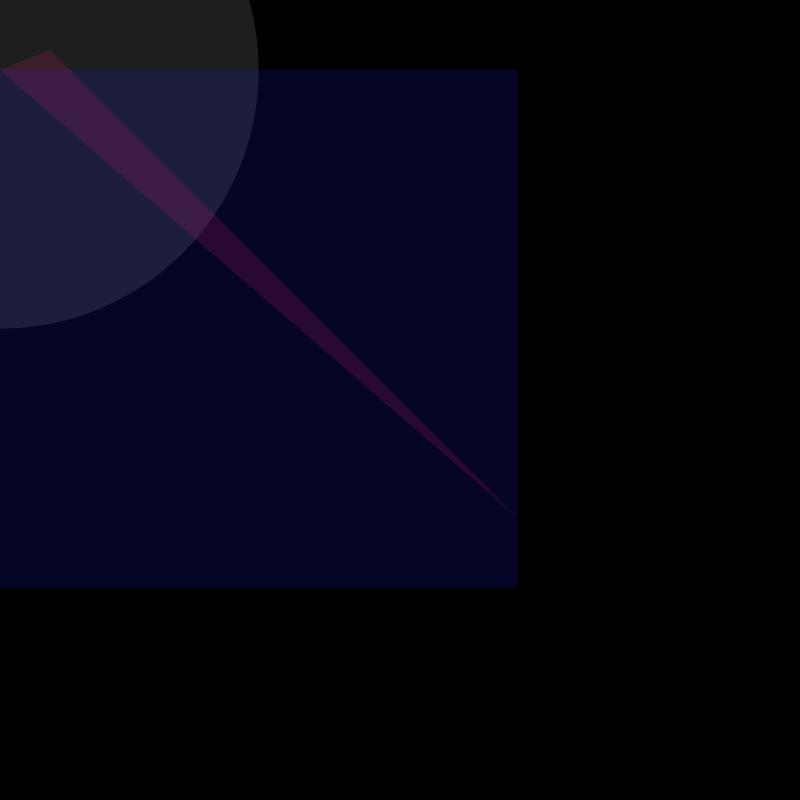
Frame 1 (no input)
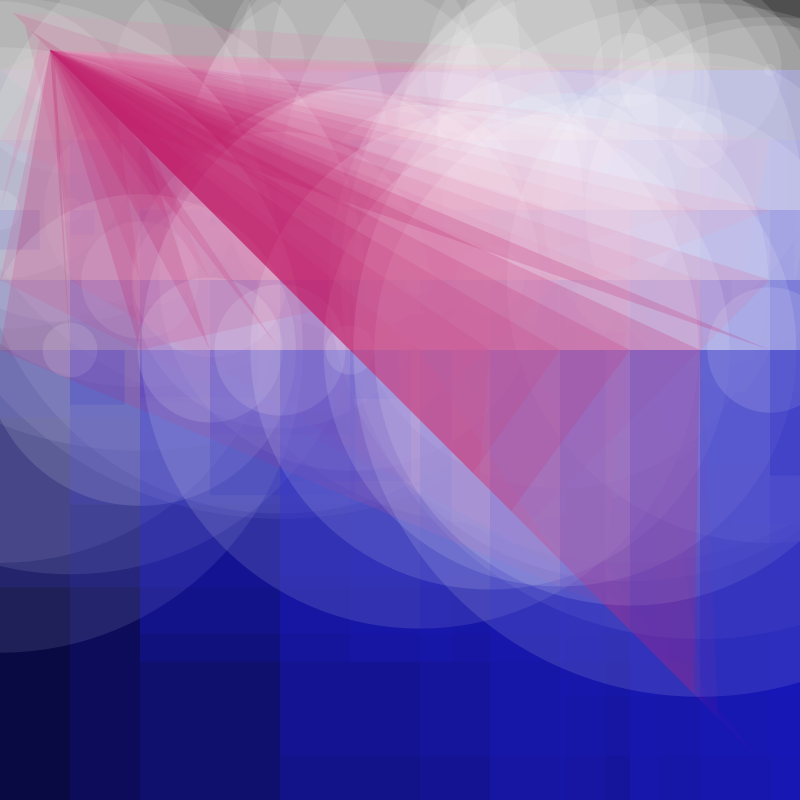
Frame 60 (the mouse pressed at the canvas centre just before this capture)
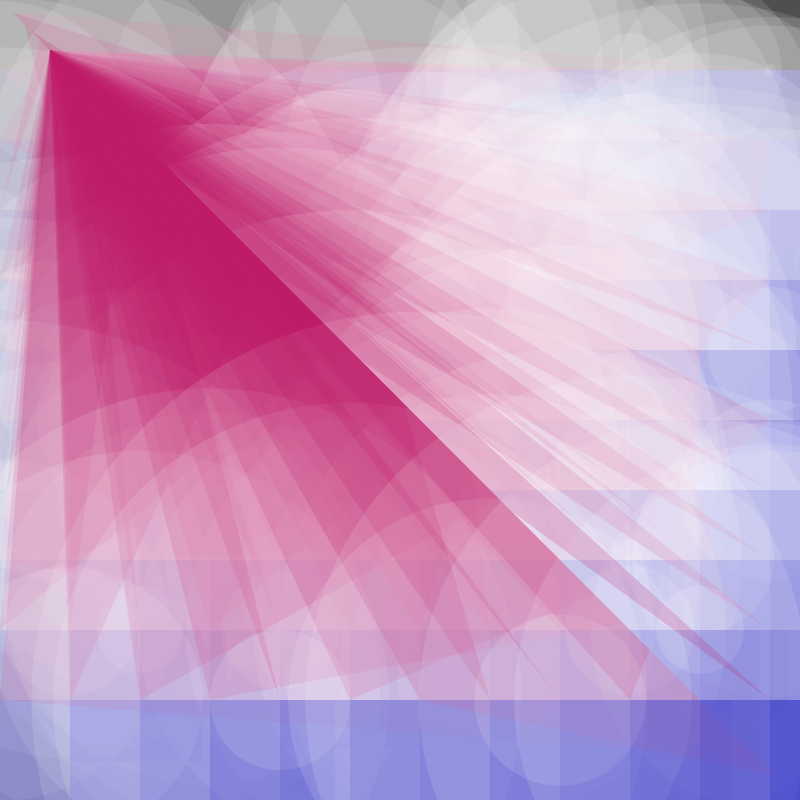
Frame 120 (the mouse held since frame 60 and released just before this capture)

The Processing sketch that drew these frames (run headless with seeded random() and noise(); from frame 60 on, the mouse is pressed at the canvas centre):

// Processing sketch: clase_26_junio_ALEATORIO
// ── clase_26_junio_ALEATORIO.pde
int x=0;
int y = 70;

float radio;

void setup(){
  size(800,800);
  background(0);
  noStroke();
  frameRate(7);
}

void draw() {
  float numAleatorio = random(0,1);
  radio=(numAleatorio *width);
  if (y < height){
    fill(255,30);
    ellipse(x,y,radio,radio);
    
    fill(25,28,188,50);
    rect(x,y,radio,radio);
    
    fill(188,25,101,50);
    triangle(x,y,radio,radio,50,50);
    
    x = x +70;
  }
  if (x>width) {
    x=0;
    y =y+70;
   // y = 70;
    //background(0);
   
  } else{
  }
 
} 
  
